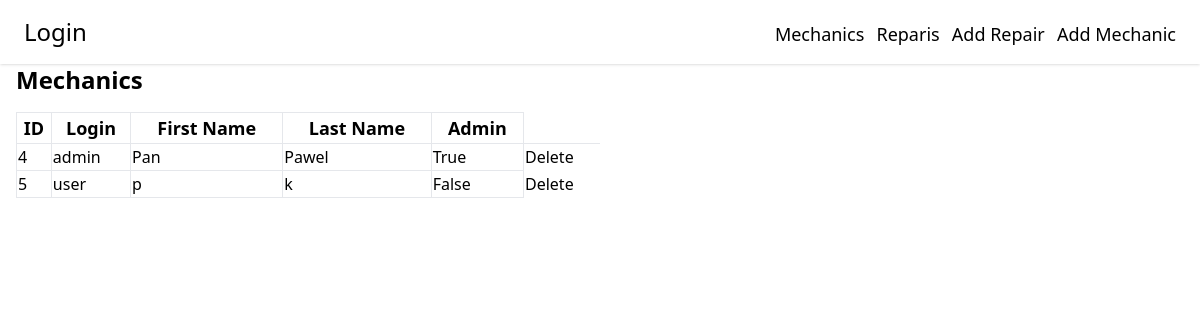
/mechanics/ (signed in), run on the app's committed database.
### sql_app/models.py (models this page shows)
class Mechanic(Base):
    __tablename__ = "mechanics"
    id = Column(Integer, primary_key=True, index=True)
    login = Column(String, unique = True)
    first_name = Column(String)
    last_name = Column(String)
    hashed_password = Column(String)
    is_admin = Column(Boolean, default=False)
    repairs = relationship("Repair", back_populates="mechanic")

### sql_app/main.py (the view)
@app.get("/mechanics/", response_model=list[schemas.Mechanic])
def read_mechanics(request: Request, db: Session = Depends(get_db), token: str = Depends(oauth2_scheme)):
    mechanic = get_user_from_token(db, token)
    if not mechanic.is_admin:
        return templates.TemplateResponse("denied.html", {"request": request})
    mechanics = crud.get_mechanics(db)
    context = {"request": request, "mechanics": mechanics}
    return templates.TemplateResponse("mechanics.html", context)

### sql_app/templates/mechanics.html (shortened to what this page needs)
{% extends "base.html" %}
{% block content %}
  <div class="mx-4">
    <p class="text-2xl font-bold mb-4">Mechanics</p>
    <table class="min-w-[50%] mb-4">
      <thead class="border-b text-lg">
        <tr>
          <th class="border">ID</th>
          <th class="border">Login</th>
          <th class="border">First Name</th>
          <th class="border">Last Name</th>
          <th class="border">Admin</th>
        </tr>
      </thead>
      <tbody hx-confirm="Are you sure?" hx-target="closest tr">
        {% for mechanic in mechanics %}
        <tr>
            <td class="border">{{mechanic.id}}</td>
            <td class="border">{{mechanic.login}}</td>
            <td class="border">{{mechanic.first_name}}</td>
            <td class="border">{{mechanic.last_name}}</td>
            <td class="border">{{mechanic.is_admin}}</td>
            <td>
              <button hx-delete="/delete_mechanic/{{mechanic.id}}">Delete</button>
            </td>
        </tr>
        {% endfor %}
        </tbody>
    </table>
  </div>
{% endblock %}

### data on the page
Mechanic: id "4", login "admin", first_name "Pan", last_name "Pawel", is_admin "True"
Mechanic: id "5", login "user", first_name "p", last_name "k", is_admin "False"
